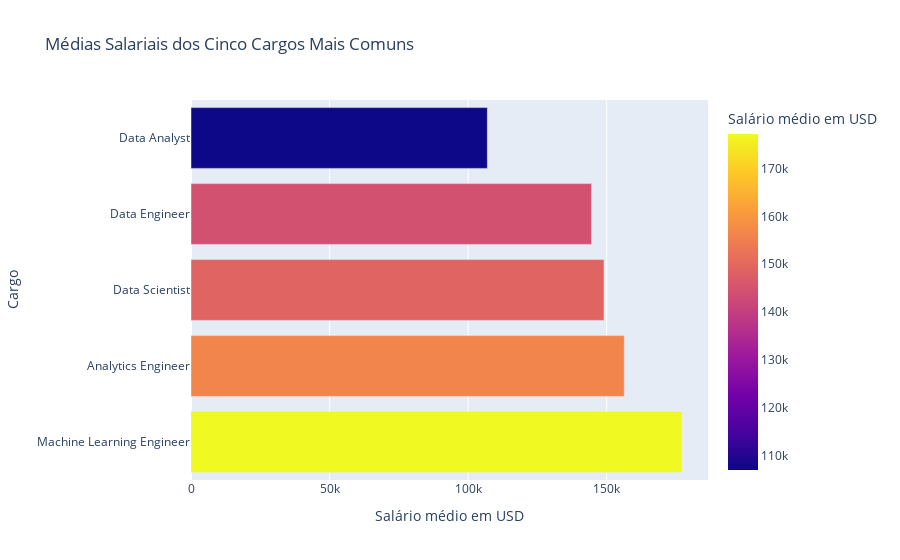

This figure's notebook cell:
### Markdown cell above
## Variação salarial por Cargo

### Code cell
# Adicionar os novos cargos à lista dos cinco cargos mais comuns
top_jobs = ['Data Engineer', 'Data Scientist', 'Data Analyst', 'Machine Learning Engineer', 'Analytics Engineer',]

filtered_data = data[data['job_title'].isin(top_jobs)]

# Calcular as médias salariais
avg_salaries = filtered_data.groupby('job_title')['salary_in_usd'].mean().sort_values(ascending=False).reset_index()

# Criar o gráfico de barras com Plotly
fig = px.bar(avg_salaries, x='salary_in_usd', y='job_title', orientation='h',
             title='Médias Salariais dos Cinco Cargos Mais Comuns',
             labels={'salary_in_usd': 'Salário médio em USD', 'job_title': 'Cargo'},
             color='salary_in_usd',
             color_continuous_scale=px.colors.sequential.Plasma)

fig.show()

### Figure 1 — Plotly figure (JSON) as saved in the notebook; plotly's stock layout.template omitted (floating-point values rounded to 4 significant figures)
{"data": [{"alignmentgroup": "True", "hovertemplate": "Salário médio em USD=%{marker.color}<br>Cargo=%{y}<extra></extra>", "legendgroup": "", "marker": {"color": [177200.0, 156300.0, 149000.0, 144500.0, 106900.0], "coloraxis": "coloraxis", "pattern": {"shape": ""}}, "name": "", "offsetgroup": "", "orientation": "h", "showlegend": false, "textposition": "auto", "type": "bar", "x": [177200.0, 156300.0, 149000.0, 144500.0, 106900.0], "xaxis": "x", "y": ["Machine Learning Engineer", "Analytics Engineer", "Data Scientist", "Data Engineer", "Data Analyst"], "yaxis": "y"}], "layout": {"autosize": true, "barmode": "relative", "coloraxis": {"colorbar": {"title": {"text": "Salário médio em USD"}}, "colorscale": [[0, "#0d0887"], [0.1111, "#46039f"], [0.2222, "#7201a8"], [0.3333, "#9c179e"], [0.4444, "#bd3786"], [0.5556, "#d8576b"], [0.6667, "#ed7953"], [0.7778, "#fb9f3a"], [0.8889, "#fdca26"], [1, "#f0f921"]]}, "legend": {"tracegroupgap": 0}, "title": {"text": "Médias Salariais dos Cinco Cargos Mais Comuns"}, "xaxis": {"anchor": "y", "autorange": true, "domain": [0, 1], "range": [0, 186600.0], "title": {"text": "Salário médio em USD"}, "type": "linear"}, "yaxis": {"anchor": "x", "autorange": true, "domain": [0, 1], "range": [-0.5, 4.5], "title": {"text": "Cargo"}, "type": "category"}}}
